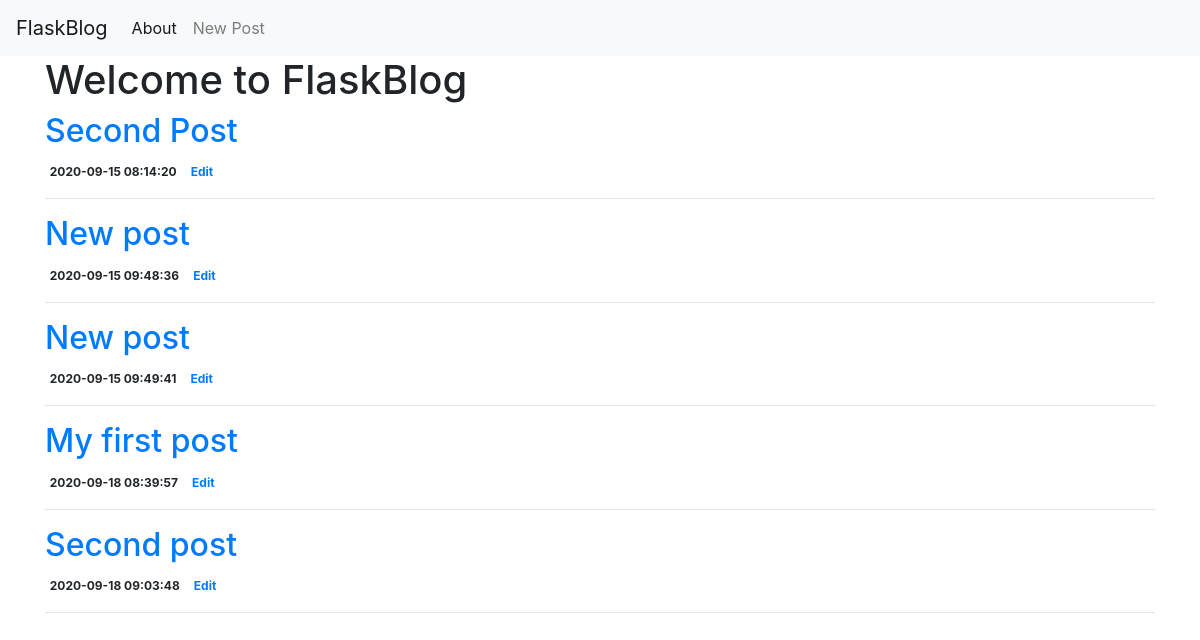
The page / on the database its author committed.
### tables this page shows
CREATE TABLE posts (
    id INTEGER PRIMARY KEY AUTOINCREMENT,
    created TIMESTAMP NOT NULL DEFAULT CURRENT_TIMESTAMP,
    title TEXT NOT NULL,
    content TEXT NOT NULL
);

### app.py (the view)
@app.route('/')
def index():
    conn = get_db_connection()
    posts = conn.execute('SELECT * FROM posts').fetchall()
    conn.close()
    return render_template('index.html', posts=posts)

### app.py (called while the page is built)
def get_db_connection():
    conn = sqlite3.connect('database.db')
    conn.row_factory = sqlite3.Row
    return conn

### templates/index.html
{% extends 'base.html' %}
{% block content %}
    <h1>{% block title %} Welcome to FlaskBlog {% endblock %}</h1>
    {% for post in posts %}
        <a href="{{ url_for('post', post_id=post['id']) }}">
            <h2>{{ post['title'] }}</h2>
        </a>
        <span class="badge bagde-primary">{{ post['created'] }}</span>
        <a href="{{ url_for('edit', id=post['id']) }}">
            <span class="badge bagde-warning">Edit</span>
        </a>
        <hr>
    {% endfor %}
{% endblock %}

### templates/base.html (shortened to what this page needs)
<!doctype html>
<html lang="en">
  <head>
    <link rel="stylesheet" href="https://stackpath.bootstrapcdn.com/bootstrap/4.3.1/css/bootstrap.min.css">
  </head>
  <body>
    <nav class="navbar navbar-expand-md navbar-light bg-light">
        <a class="navbar-brand" href="{{ url_for('index')}}">FlaskBlog</a>
        <div class="collapse navbar-collapse" id="navbarNav">
            <ul class="navbar-nav">
            <li class="nav-item active">
                <a class="nav-link" href="#">About</a>
            </li>
            <li class="nav-item">
              <a href="{{url_for('create')}}" class="nav-link">New Post</a>
            </li>
            </ul>
        </div>
    </nav>
    <div class="container">
      {% block content %} {% endblock %}
    </div>
  </body>
</html>

### rows shown on the page
posts: title "Second Post", created "2020-09-15 08:14:20"
posts: title "New post", created "2020-09-15 09:48:36"
posts: title "New post", created "2020-09-15 09:49:41"
posts: title "My first post", created "2020-09-18 08:39:57"
posts: title "Second post", created "2020-09-18 09:03:48"
